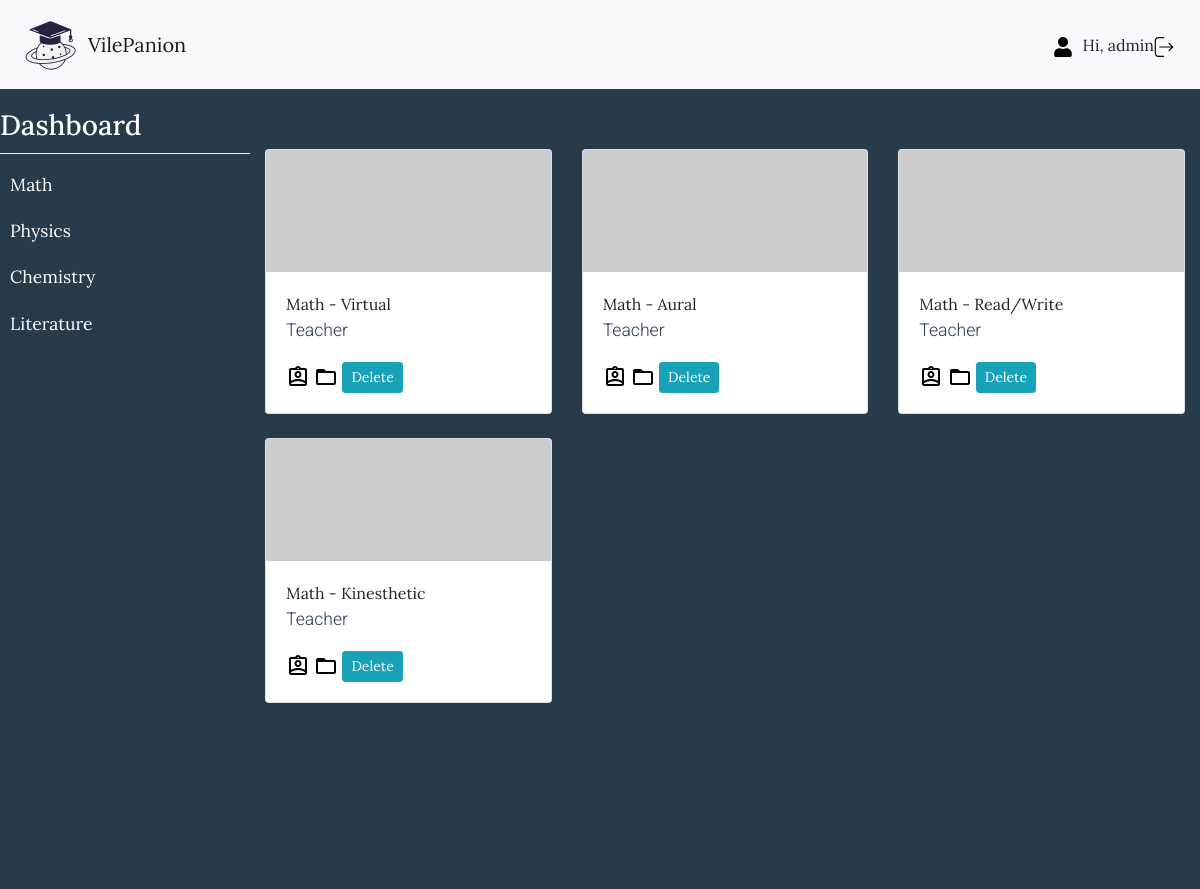
The app's page /material.php (signed in), older data.
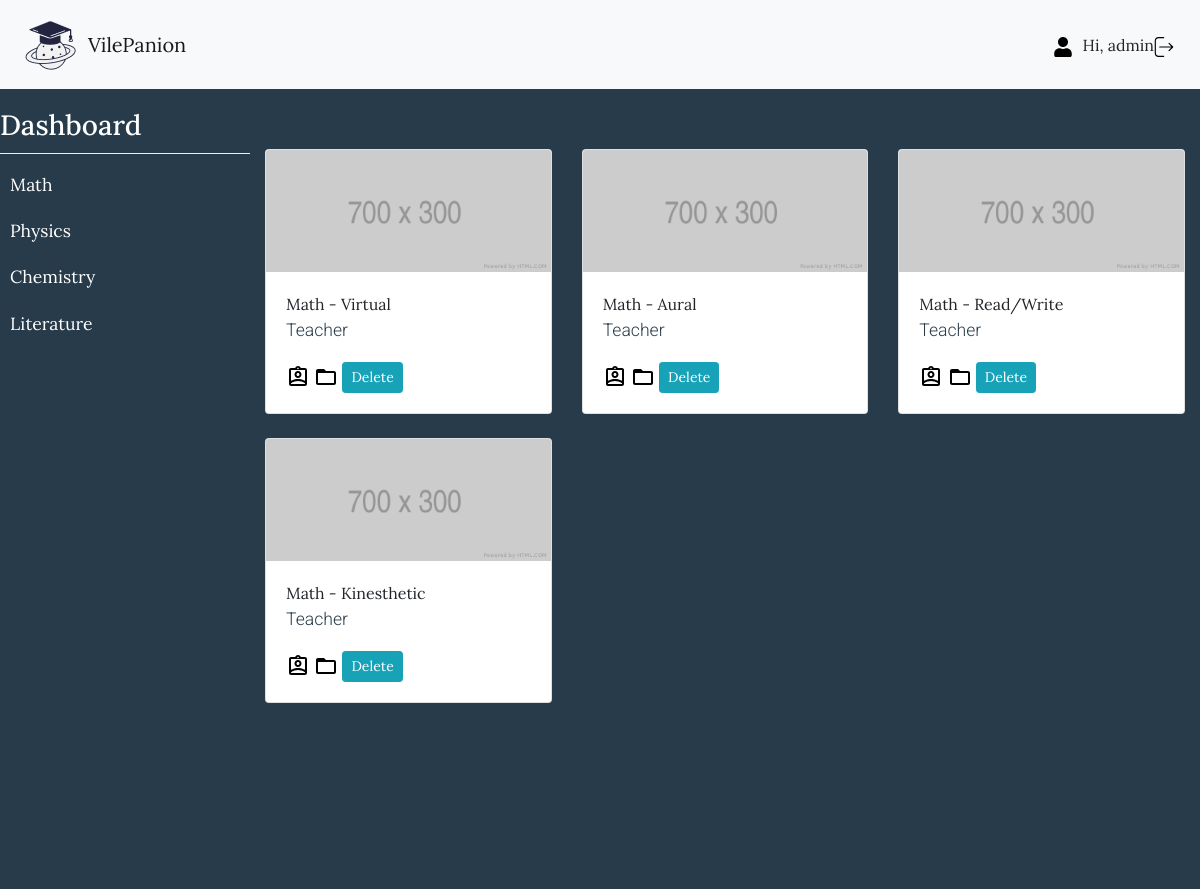
The same page, newer data.
### tables this page shows
CREATE TABLE `material` (
  `subjectid` int(11) NOT NULL,
  `materialid` text DEFAULT NULL,
  `materialtype` varchar(250) DEFAULT NULL,
  `authorid` int(11) NOT NULL,
  `content` varchar(250) DEFAULT NULL
);

CREATE TABLE `subjects` (
  `subjectid` int(11) NOT NULL,
  `subjectname` varchar(250) NOT NULL
);

CREATE TABLE `account` (
  `accountid` int(11) NOT NULL,
  `username` varchar(250) DEFAULT NULL,
  `pwd` varchar(250) DEFAULT NULL,
  `name` varchar(250) DEFAULT NULL,
  `email` varchar(250) DEFAULT NULL,
  `avatar` varchar(250) DEFAULT NULL,
  `activated` int(5) DEFAULT 0
);

### material.php (the view, shortened to what this page needs)
<?php
    require("connection.php");
    $hidden = '';
    if ($_SESSION["activecode"] == 2){
            $hidden = 'hidden';
        } else {
            $hidden = '';
        }
    ?>
<!DOCTYPE html>
<html lang="en">
<head>
    <link rel="stylesheet" href="https://maxcdn.bootstrapcdn.com/bootstrap/4.5.2/css/bootstrap.min.css">
    <link rel="stylesheet" href="path/to/font-awesome/css/font-awesome.min.css">
    <link rel="stylesheet" href="./css/style.css">
</head>
<body>
<nav class="navbar navbar-expand-lg navbar-light bg-light">
    <img src="./img/logo.png">
    <a class="navbar-brand" href="dashboard.php">VilePanion</a>
    <div class="collapse navbar-collapse" id="collapsibleNavbar">
        <ul class="navbar-nav ml-auto">
            <li class="nav-item active">
                <li><img src="./img/user.svg" alt="" class="icon"> </li>
                <li class="ml-auto"> Hi, <?php echo $_SESSION['user']; ?></li>
            </li>
            <li class="nav-item active">
                <a href="logout.php">
                    <img src="./img/logout.svg" alt="" class="icon">
                </a>
            </li>
        </ul>
    </div>
</nav>
<div class="wrapper">
    <nav id="sidebar">
        <ul class="list-unstyled components">
            <h3>Dashboard</h3>
            <?php
                $sql_list = "SELECT * FROM subjects";
                $result_list = mysqli_query($conn,$sql_list);
                while ($row_list = $result_list -> fetch_assoc()){
                    $subjectid = $row_list["subjectid"];
                    $subjectname = $row_list["subjectname"];
            ?>
                <li>
                    <a href="material.php?subjectid=<?php echo $subjectid?>"><?php echo $subjectname?></a>
                </li>
            <?php } ?>
        </ul>
    </nav>
    <div class="container" style="margin-top: 60px">
        <div class="row">
            <?php
                require("connection.php");
                $subjectid = $_GET["subjectid"];
                $sql_list = "SELECT * FROM material WHERE subjectid = '$subjectid'";
                $result_list = mysqli_query($conn,$sql_list);
                while ($row_list = $result_list -> fetch_assoc())
                {
                    $materialid = $row_list["materialid"];
                    $materialtype = $row_list["materialtype"];
                    $content = $row_list["content"];
                    $authorid = $row_list["authorid"];
                    $sql_accountid1 = "SELECT name FROM account WHERE accountid = '$authorid'";
                    $result3 = mysqli_query($conn,$sql_accountid1);
                    $row3 = $result3->fetch_assoc();
                    $authorname = $row3["name"];
                    $sql_subjectname = "SELECT subjectname FROM subjects WHERE subjectid = '$subjectid'";
                    $result4 = mysqli_query($conn,$sql_subjectname);
                    $row4 = $result4->fetch_assoc();
                    $subjectname = $row4["subjectname"];
            ?>
                <div class="col-lg-4 col-md-6 mb-4">
                    <div class="card">
                        <img src="<?php echo $content ?>" class="card-img-top" alt="...">
                        <div class="card-body">
                            <a href="detail_material.php?subjectid=<?php echo $subjectid ?>&materialid=<?php echo $materialid?>"><?php echo $subjectname. " - " . $materialtype ?></a>
                            <p class="card-text"><?php echo $authorname ?></p>
                            <span jsslot="" class="XuQwKc"><span class="GmuOkf"></span></span>
                            <span jsslot="" class="XuQwKc"><span class="GmuOkf"><svg focusable="false" width="24" height="24" viewBox="0 0 24 24" class=" NMm5M"><path d="M20 6h-8l-2-2H4c-1.1 0-1.99.9-1.99 2L2 18c0 1.1.9 2 2 2h16c1.1 0 2-.9 2-2V8c0-1.1-.9-2-2-2zm0 12H4V8h16v10z"></path></svg></span></span>
            <?php
                if ($_SESSION["activecode"] == 0){
            ?>
                            <a href="delete_material.php?materialid=<?php echo $materialid ?>" class="btn btn-info btn-sm">Delete</a>
                <?php } else if (($_SESSION["activecode"] != 0)) {
                ?>
                            <a href="delete_material.php?materialid=<?php echo $materialid ?>" class="btn btn-info btn-sm" <?php echo $hidden ?>>Delete</a>
                    <?php } ?>
                        </div>
                    </div>
                </div>
            <?php } ?>
        </div>
    </div>
</div>
</body>
</html>

Row changes from the older to the newer data that the page shows:
changed material "Virtual": content: a different picture
changed material "Aural": content: a different picture
changed material "Read/Write": content: a different picture
changed material "Kinesthetic": content: a different picture
